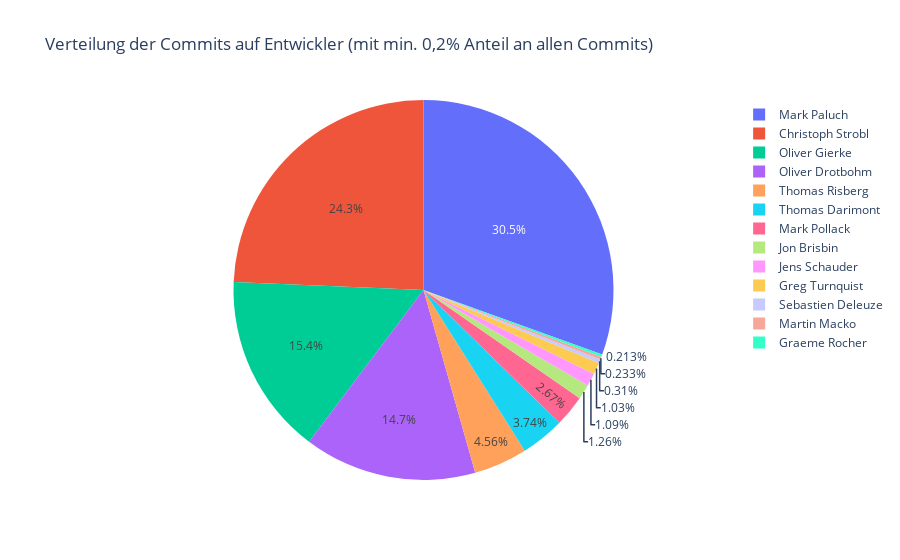

This figure's notebook cell:
### Code cell
commitCountByAuthor = %cypher MATCH (a:Author)-[:COMMITTED]->(c:Commit), \
                                 (c)-[:CONTAINS_CHANGE]->(:Change)-[:MODIFIES]->(file:File) \
                           WHERE NOT c:Merge AND NOT a.name STARTS WITH 'Spring' \
                           RETURN a.name as Entwickler, count(DISTINCT c) AS Commits \
                           ORDER BY Commits DESC LIMIT 13
                            

commitCountByAuthor_df = commitCountByAuthor.get_dataframe()

fig = px.pie(commitCountByAuthor_df, values='Commits', names='Entwickler', title='Verteilung der Commits auf Entwickler (mit min. 0,2% Anteil an allen Commits)')
fig.show()

### Figure 1 — Plotly figure (JSON) as saved in the notebook; plotly's stock layout.template omitted (floating-point values rounded to 4 significant figures)
{"data": [{"domain": {"x": [0, 1], "y": [0, 1]}, "hovertemplate": "Entwickler=%{label}<br>Commits=%{value}<extra></extra>", "labels": ["Mark Paluch", "Christoph Strobl", "Oliver Gierke", "Oliver Drotbohm", "Thomas Risberg", "Thomas Darimont", "Mark Pollack", "Jon Brisbin", "Jens Schauder", "Greg Turnquist", "Sebastien Deleuze", "Martin Macko", "Graeme Rocher"], "legendgroup": "", "name": "", "showlegend": true, "type": "pie", "values": [1574, 1255, 794, 757, 235, 193, 138, 65, 56, 53, 16, 12, 11]}], "layout": {"legend": {"tracegroupgap": 0}, "title": {"text": "Verteilung der Commits auf Entwickler (mit min. 0,2% Anteil an allen Commits)"}}}
